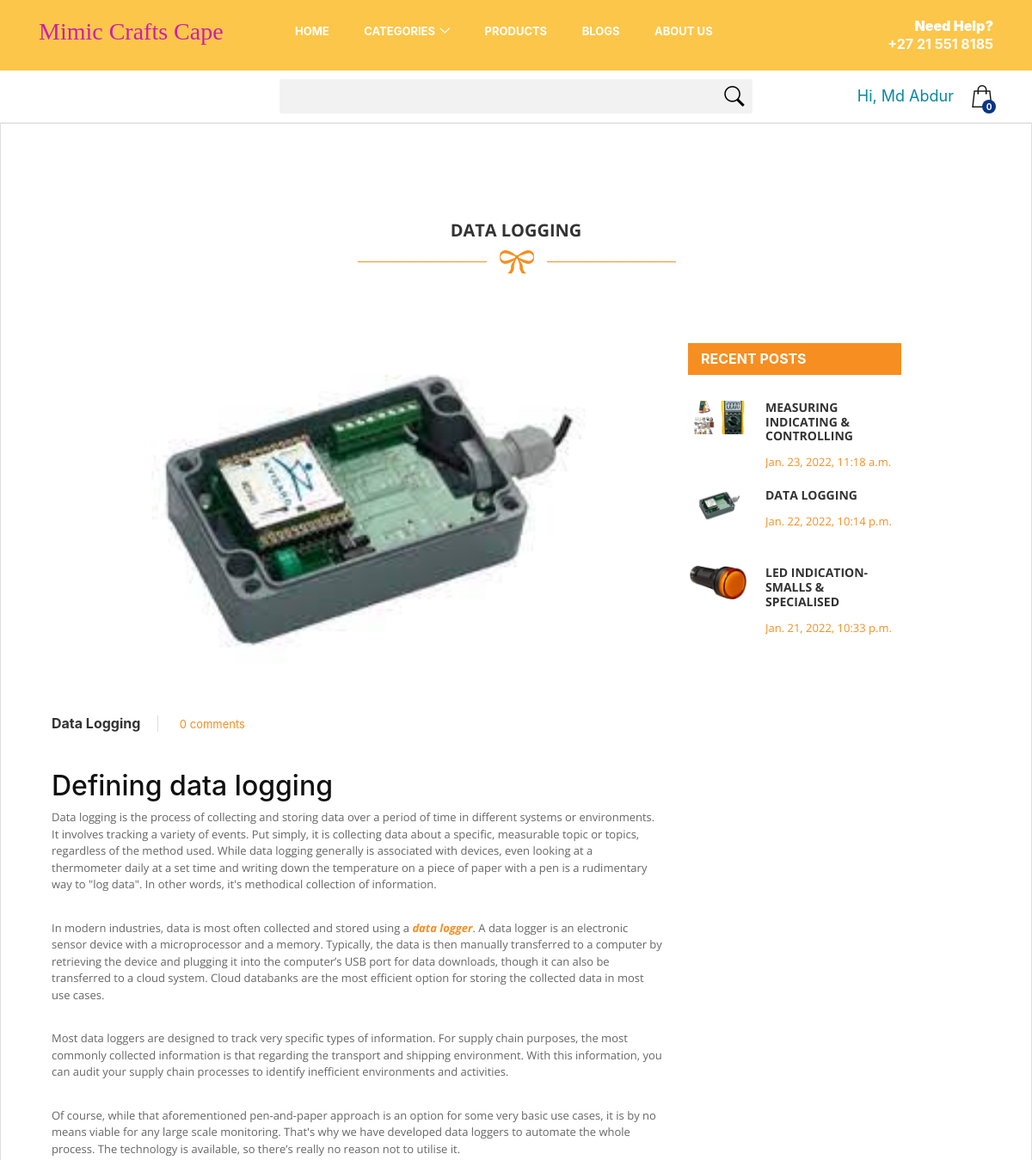
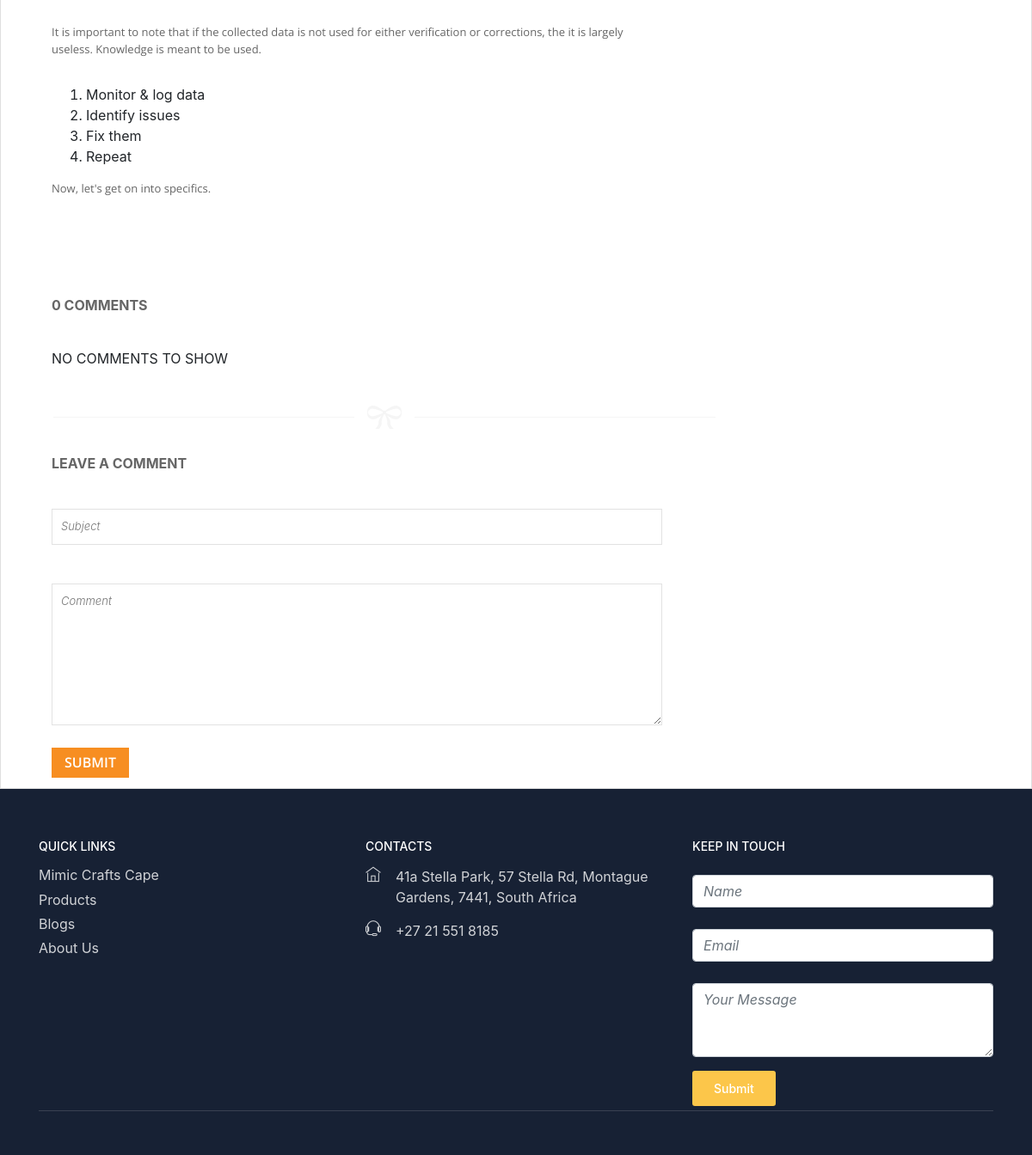
The app's page /blog_details/2 (signed in) with its own data (2 pictures, top to bottom).
### medicifyapp/models.py (models this page shows)
class blog_post(models.Model):
    title = models.CharField(max_length=255, blank=True, null=True)
    discription = RichTextField(blank=True, null=True)
    Blog_video = models.FileField(blank=True, null=True, upload_to='Blog_video', default=None)
    img = models.ImageField(blank=True, null=True, upload_to='post_img')
    img2 = models.ImageField(blank=True, null=True, upload_to='post_img')
    img3 = models.ImageField(blank=True, null=True, upload_to='post_img')
    img4 = models.ImageField(blank=True, null=True, upload_to='post_img')
    img5 = models.ImageField(blank=True, null=True, upload_to='post_img')
    img6 = models.ImageField(blank=True, null=True, upload_to='post_img')
    time = models.DateTimeField(default=datetime.now(), blank=True)
    def __str__(self):
        return self.title

### medicifyapp/views.py (the view)
# urls.py: path('blog_details/<int:pk>', views.blog_details, name="blog_details"),
def blog_details(request, pk):
    all_latest_pst = blog_post.objects.order_by('-time')[:6]
    gett_pst = blog_post.objects.get(id=pk)
    print(gett_pst)
    all_comments = Blogs_Comments.objects.filter(Blog=gett_pst)
    all_commnt_count = all_comments.count()
    context = {'gett_pst': gett_pst, 'all_latest_pst':all_latest_pst, 'all_commnt_count':all_commnt_count, 'all_comments':all_comments}
    return render(request, 'blog_details.html', context)

### medicifyapp/templates/blog_details.html (shortened to what this page needs)
{% extends 'base.html' %}
{% load static %}
{% block body %}
<link rel="stylesheet" href="https://cdn.jsdelivr.net/npm/bootstrap@4.5.3/dist/css/bootstrap.min.css">
        <link rel="stylesheet" href="{% static '' %}css/font-awesome.css">
        <link rel="stylesheet" href="{% static '' %}css/templatemo_style.css">
        <link rel="stylesheet" href="{% static '' %}css/templatemo_misc.css">
        <link rel="stylesheet" href="{% static '' %}css/flexslider.css">
        <link rel="stylesheet" href="{% static '' %}css/testimonails-slider.css">
            <div id="product-post">
                <div class="container">
                    <div class="row">
                        <div class="col-md-12">
                            <div class="heading-section">
                                <h2>{{gett_pst.title}}</h2>
                                <img src="{% static '' %}images/under-heading.png" alt="" />
                            </div>
                        </div>
                    </div>
                    <div id="single-blog" class="page-section first-section">
                        <div class="container">
                            <div class="row">
                                <div class="product-item col-md-12">
                                    <div class="row">
                                        <div class="col-md-8">
                                        <div id="slideshow">
                                            <div class="slide-wrapper">
                                                <div id="carouselExampleControls" class="carousel slide" data-ride="carousel">
                                                  <div class="carousel-inner">
                                                    <div class="carousel-item active">
                                                      <img src="/media/{{gett_pst.img}}" class="d-block w-100" alt="..." style="max-height:400px; height: auto;">
                                                    </div>
                                                  </div>
                                                  <a class="carousel-control-prev" href="#carouselExampleControls" role="button" data-slide="prev">
                                                    <span class="carousel-control-prev-icon" aria-hidden="true"></span>
                                                  </a>
                                                  <a class="carousel-control-next" href="#carouselExampleControls" role="button" data-slide="next">
                                                    <span class="carousel-control-next-icon" aria-hidden="true"></span>
                                                  </a>
                                                </div>
                                            </div>
                                        </div>
                                                <div class="product-content" style="margin-top:30px;">
                                                    <div class="product-title">
                                                        <h3>{{gett_pst.title}}</h3>
                                                        <span class="subtitle">{{all_commnt_count}} comments</span>
                                                    </div>
                                                    <p>{{gett_pst.discription| safe}}</p>
                                                </div>
                                                <div class="divide-line">
                                                </div>
                                                <div class="comments-title">
                                                    <div class="comment-section">
                                                        <h4>{{all_commnt_count}} comments</h4>
                                                    </div>
                                                </div>
                                                <div class="all-comments">
                                                    {% if all_comments %}
                                                        {% for com in all_comments %}
                                                            <div class="view-comments">
                                                                <div class="comments">
                                                                    <div class="author-thumb">
                                                                        <img src="{% static 'user_tra.png' %}" alt="user" width="50px" height="40px" style="border-radius: 50%;">
                                                                    </div>
                                                                    <div class="comment-body">
                                                                        <h6>
                                                                            {% if com.User.first_name and com.User.last_name %}{{com.User.first_name}}{{com.User.last_name}}{% else %}{{com.User.email}}{% endif %}</h6>
                                                                        <span class="date">{{com.time}}</span>
                                                                        <p><b>{{com.comment_subject}}</b> - {{com.comment_text}}</p>
                                                                    </div>
                                                                </div>
                                                            </div>
                                                        {% endfor %}
                                                    {% else %}
                                                    NO COMMENTS TO SHOW
                                                    {% endif %}
                                                </div>
                                                <div class="divide-line">
                                                <img src="{% static '' %}images/div-line.png" alt="" />
                                                </div>
                                            <div class="leave-comment">
                                                <div class="leave-one">
                                                    <h4>Leave a comment</h4>
                                                </div>
                                            </div>
                                            <div class="leave-form">
                                                <form action="{% url 'submit_comments' %}" method="POST" class="leave-comment">{% csrf_token %}
                                                    <div class="row">
                                                    <div class="subject col-md-12">
                                                        <input type="text" name="subject" id="subject" placeholder="Subject" required/>
                                                    </div>
                                                    </div>
                                                    <div class="row">
                                                        <div class="text col-md-12" style="margin-top:20px;">
                                                            <textarea name="text_comments" placeholder="Comment" required></textarea>
                                                        </div>
                                                    </div>
                                                    <div class="send">
                                                        {% if request.user.is_authenticated %}
                                                        <button type="submit">Submit</button>
                                                        {% else %}
                                                        You Have to login First !<br>
                                                        <a href="{% url 'account' %}" class="btn btn-primary">login</a>
                                                        {% endif %}
                                                    </div>
                                                </form>
                                            </div>
                                        </div>
                                        <div class="col-md-3 col-md-offset-1">
                                            <div class="side-bar">
                                                <div class="recent-post">
                                                    <h4>Recent Posts</h4>
                                                    <div class="posts">
                                                        {% for i in all_latest_pst %}
                                                        <div class="recent-post">
                                                            <div class="recent-post-thumb">
                                                                <img src="/media/{{i.img}}" alt="" style="width:100%">
                                                            </div>
                                                            <div class="recent-post-info">
                                                                <h6><a href="{% url 'blog_details' i.id %}">{{i.title}}</a></h6>
                                                                <span>{{i.time}}</span>
                                                            </div>
                                                        </div>
                                                        {% endfor %}
                                                    </div>
                                                </div>
                                            </div>
                                        </div>
                                    </div>
                                </div>
                            </div>
                        </div>
                    </div>
                </div>
            </div>
{% endblock %}

### medicifyapp/templates/base.html (shortened to what this page needs)
{% load static %}
<!DOCTYPE html>
<html lang="en">
<head>
   <link rel="stylesheet" href="https://stackpath.bootstrapcdn.com/bootstrap/4.2.1/css/bootstrap.min.css">
    <link href="{% static 'medicifyapp/index/css/bootstrap.custom.min.css' %}" rel="stylesheet">
    <link href="{% static 'medicifyapp/index/css/style.css' %}" rel="stylesheet">
    <link href="{% static 'medicifyapp/index/css/listing.css' %}" rel="stylesheet">
</head>
<body>
	<div id="page" class="theia-exception">
	<header class="version_1">
		<div class="main_header">
			<div class="container">
				<div class="row small-gutters">
					<div class="col-xl-3 col-lg-3 d-lg-flex align-items-center">
						<div id="logo" style="padding:20px 0">
							<a href="/">
								<h3 style="color:#CF1DAF;" class="p1">Mimic Crafts Cape</h3>
							</a>
						</div>
					</div>
					<nav class="col-xl-6 col-lg-7">
						<div class="main-menu">
							<ul>
								<li>
									<a href="/">Home</a>
								</li>
								<li class="submenu">
									<a href="javascript:void(0);" class="show-submenu">Categories</a>
								</li>
								<li>
									<a href="{% url 'products_page' %}">Products</a>
								</li>
								<li>
									<a href="{% url 'all_blogs' %}">Blogs</a>
								</li>
								<li>
									<a href="/about">About Us</a>
								</li>
							</ul>
						</div>
					</nav>
					<div class="col-xl-3 col-lg-2 d-lg-flex align-items-center justify-content-end text-right">
						<a class="phone_top" href="tel:+27215518185"><strong><span>Need Help?</span>+27 21 551 8185</strong></a>
					</div>
				</div>
			</div>
		</div>
		<div class="main_nav inner">
			<div class="container">
				<div class="row small-gutters">
					<div class="col-xl-3 col-lg-3 col-md-3">
					</div>
					<div class="col-xl-6 col-lg-7 col-md-6 d-none d-md-block">
						<form method="GET" action="{% url 'product_search' %}">
						<div class="custom-search-input">
							<input type="text" name="search_product" value="{{ request.GET.search_product }}">
							<button type="submit"><i class="header-icon_search_custom"></i></button>
						</div>
						</form>
					</div>
					<div class="col-xl-3 col-lg-2 col-md-3">
						<ul class="top_tools">
							<li>
									<a type="button" id="popcarts" class="cart_bt" data-container="body" data-toggle="popover" data-placement="bottom" data-html="true">
									  <strong><span id="product_cart">0</span></strong>
									</a>
							</li>
							<li>
								<div class="dropdown dropdown-access">
									{% if user.is_authenticated %}
									<a><font color = "#07889E" size ="4">Hi, {{request.user.first_name}}</font></a>
									{% else %}
									<a href="/account"><font color = "#07889E" size ="4">Login/Register</font></a>
									{% endif %}
								</div>
							</li>
						</ul>
					</div>
				</div>
			</div>
		</div>
	</header>
		<div class="list-group-item">
        {% block body %}{% endblock %}
		</div>
        <footer>
		<div class="container">
			<div class="row">
				<div class="col-lg-4 col-md-6">
					<h3 data-target="#collapse_1">Quick Links</h3>
					<div class="collapse dont-collapse-sm links" id="collapse_1">
						<ul>
							<li><a href="/">Mimic Crafts Cape</a></li>
							<li><a href="{% url 'products_page' %}">Products</a></li>
							<li><a href="{% url 'all_blogs' %}">Blogs</a></li>
							<li><a href="{% url 'about' %}">About Us</a></li>
						</ul>
					</div>
				</div>
				<div class="col-lg-4 col-md-6">
						<h3 data-target="#collapse_3">Contacts</h3>
					<div class="collapse dont-collapse-sm contacts" id="collapse_3">
						<ul>
							<li><i class="ti-home"></i>41a Stella Park, 57 Stella Rd, Montague Gardens, 7441, South Africa</li>
							<li><i class="ti-headphone-alt"></i>+27 21 551 8185</li>
						</ul>
					</div>
				</div>
				<div class="col-lg-4 col-md-6">
						<h3 data-target="#collapse_4">Keep in touch</h3>
					<form method="POST" action="{% url 'contact' %}">{% csrf_token %}
					  <div class="form-group">
						<input type="text" name="name" class="form-control" placeholder="Name">
					  </div>
						<div class="form-group">
						<input type="email" name="email" class="form-control" placeholder="Email">
					  </div>
					  <div class="form-group">
						<textarea class="form-control" name="message" id="exampleFormControlTextarea1" rows="3" placeholder="Your Message"></textarea>
					  </div>
						<button class="btn_1" type="submit">Submit</button>
					</form>
				</div>
			</div>
			<hr>
		</div>
	</footer>
	</div>
  </body>
</body>
</html>

### records on screen
blog_post: title "DATA LOGGING", img (picture), title "Data Logging", discription "Defining data logging Data logging is the process of collecting and storing data over a period of time in different systems or environments. It involves tracking a variety of events. Put simply, it is collecting data about a specific, measurable topic or topics, regardless of the method used. While data logging generally is associated with devices, even looking at a thermometer daily at a set time and writing down the temperature on a piece of paper with a pen is a rudimentary way to \"log data\". In other words, it's methodical collection of information. In modern industries, data is most often collected and stored using a data logger . A data logger is an electronic sensor device with a…", time "Jan. 22, 2022, 10:14 p.m."
blog_post: img (picture), title "MEASURING INDICATING & CONTROLLING", time "Jan. 23, 2022, 11:18 a.m."
blog_post: img (picture), title "LED INDICATION-SMALLS & SPECIALISED", time "Jan. 21, 2022, 10:33 p.m."

### other values on screen
{{ request.user.first_name }} "Md Abdur"
{{ all_commnt_count }} "0"
